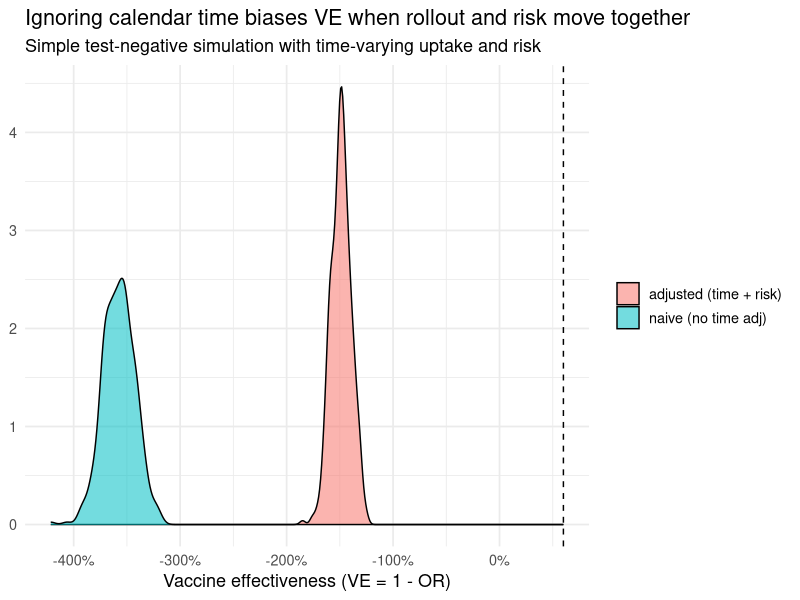

Write the R code that produced this figure.
## ---- chunk 1
library(tidyverse)

theme_set(theme_minimal(base_size = 13))
## ---- chunk 2
#| label: sim-once
#| message: false
#| warning: false
logit <- plogis

sim_once <- function(N = 20000, ve_true = 0.6) {
  risk    <- rnorm(N)                 # continuous risk factor
  time    <- rbinom(N, 1, 0.5)        # period 0 vs 1 (rollout)
  # vaccine uptake rises over time and among higher-risk people
  p_vacc  <- logit(-1 + 0.8 * risk + 0.8 * time)
  vacc    <- rbinom(N, 1, p_vacc)
  # infection risk also shifts over time and with risk; vaccination lowers risk
  logit_inf <- -2 + 1.1 * risk + 0.6 * time - log(1 - ve_true) * vacc + 0.4 * risk * time
  case    <- rbinom(N, 1, logit(logit_inf))  # 1 = test-positive, 0 = test-negative
  tibble(case, vacc, time, risk)
}

estimate_ve <- function(dat) {
  naive  <- glm(case ~ vacc, family = binomial, data = dat)
  adj    <- glm(case ~ vacc + time + risk, family = binomial, data = dat)
  tibble(
    ve_naive = 1 - exp(coef(naive)["vacc"]),
    ve_adj   = 1 - exp(coef(adj)["vacc"])
  )
}
## ---- chunk 3
set.seed(9152)
B <- 400
res <- map_dfr(seq_len(B), ~ {
  dat <- sim_once()
  estimate_ve(dat)
}) |>
  pivot_longer(everything(), names_to = "estimator", values_to = "ve") |>
  mutate(estimator = recode(estimator, ve_naive = "naive (no time adj)", ve_adj = "adjusted (time + risk)"))
## ---- chunk 4
true_ve <- 0.6

res |>
  ggplot(aes(x = ve, fill = estimator)) +
  geom_density(alpha = 0.55) +
  geom_vline(xintercept = true_ve, linetype = 2, color = "black") +
  scale_x_continuous(labels = scales::percent_format(accuracy = 1)) +
  labs(
    x = "Vaccine effectiveness (VE = 1 - OR)",
    y = NULL,
    title = "Ignoring calendar time biases VE when rollout and risk move together",
    subtitle = "Simple test-negative simulation with time-varying uptake and risk"
  ) +
  guides(fill = guide_legend(title = NULL))
